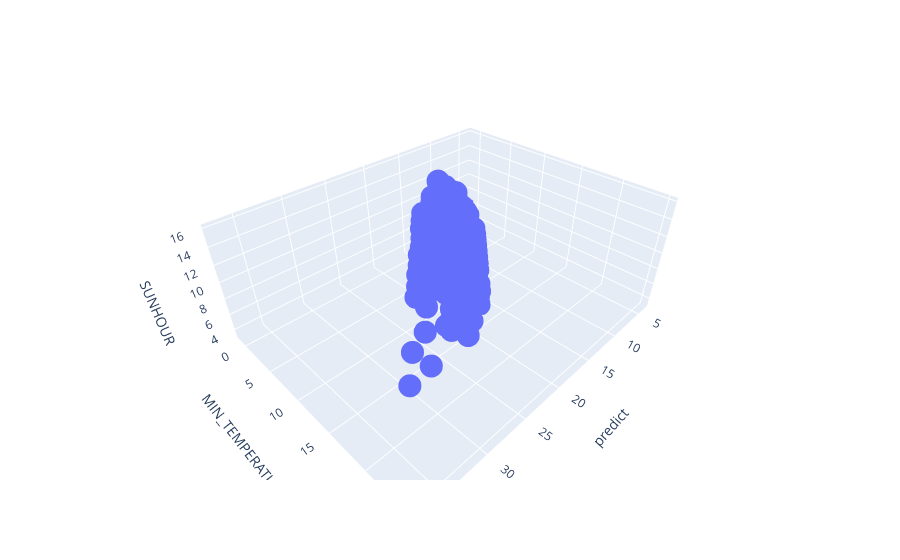

The cell this chart's notebook holds for it:
### Markdown cell above
### Let's visualize
With Plotly express, show a 3D scatterplot with :

- X-axis : your new 'predict' column
- Y-axis : MIN temperature
- Z-axis : Sunhours

### Code cell
# Your code here :
px.scatter_3d(x = 'predict',
              y = 'MIN_TEMPERATURE_C',
              z= 'SUNHOUR',
              data_frame=df_weather)

### Figure 1 — Plotly figure (JSON) as saved in the notebook; plotly's stock layout.template omitted (floating-point values rounded to 4 significant figures; data arrays with more than 128 entries replaced by an {"elided": "..."} marker saying what was removed)
{"data": [{"hovertemplate": "predict=%{x}<br>MIN_TEMPERATURE_C=%{y}<br>SUNHOUR=%{z}<extra></extra>", "legendgroup": "", "marker": {"color": "#636efa", "symbol": "circle"}, "mode": "markers", "name": "", "scene": "scene", "showlegend": false, "type": "scatter3d", "x": {"elided": "365 float values"}, "y": {"elided": "365 int values"}, "z": {"elided": "365 float values"}}], "layout": {"legend": {"tracegroupgap": 0}, "margin": {"t": 60}, "scene": {"domain": {"x": [0, 1], "y": [0, 1]}, "xaxis": {"title": {"text": "predict"}}, "yaxis": {"title": {"text": "MIN_TEMPERATURE_C"}}, "zaxis": {"title": {"text": "SUNHOUR"}}}}}
